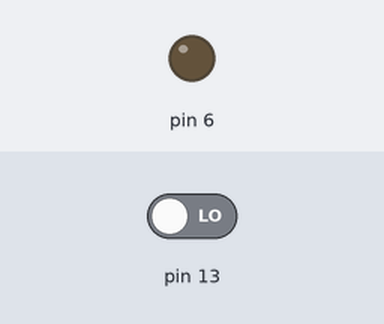
Recording of a sketch running on a simulated Arduino Uno, built with avr-gcc and run on an emulated ATmega328P. Shown: output pins drawn as LEDs (lit = HIGH). The test bench sets the inputs (shaded band); at power-on: pin 13 LOW.

Above: at 1.2 s.
1.3 s: pin 13 driven HIGH
At 1.9 s:
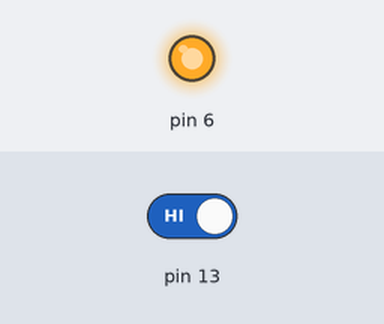
2.8 s: pin 13 driven LOW
At 3.1 s:
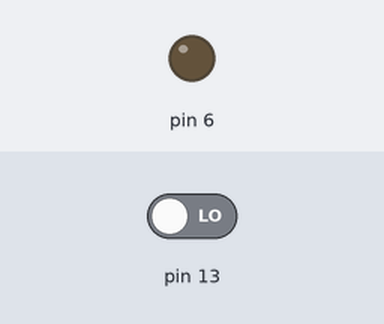
Timing chart, 0 to 5.8 s (numbered marks = the images above; inputs shaded):
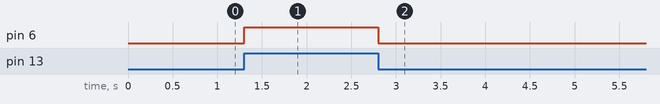

The sketch:

automatic_bathroom_light_on_amp_amp_off1.ino
```cpp
// C++ code
//
void setup()
{

  pinMode(13,INPUT);
  pinMode(6,OUTPUT);
}

void loop()
{
  int a= digitalRead(13);
  if(a==1)
  {
    digitalWrite(6,HIGH);
  }
  else{
      digitalWrite(6,LOW);
  }

}
```

Measured:
- after the input at 1.3 s, pin 6: LOW → HIGH at once
- after the input at 2.8 s, pin 6: HIGH → LOW at once
